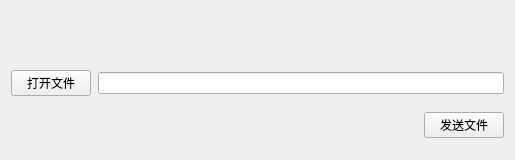
<?xml version="1.0" encoding="UTF-8"?>
<ui version="4.0">
 <class>SendFileClass</class>
 <widget class="QWidget" name="SendFileClass">
  <property name="geometry">
   <rect>
    <x>0</x>
    <y>0</y>
    <width>515</width>
    <height>160</height>
   </rect>
  </property>
  <property name="minimumSize">
   <size>
    <width>515</width>
    <height>160</height>
   </size>
  </property>
  <property name="maximumSize">
   <size>
    <width>515</width>
    <height>160</height>
   </size>
  </property>
  <property name="windowTitle">
   <string>SendFile</string>
  </property>
  <layout class="QVBoxLayout" name="verticalLayout_2">
   <property name="spacing">
    <number>0</number>
   </property>
   <property name="leftMargin">
    <number>0</number>
   </property>
   <property name="topMargin">
    <number>0</number>
   </property>
   <property name="rightMargin">
    <number>0</number>
   </property>
   <property name="bottomMargin">
    <number>0</number>
   </property>
   <item>
    <widget class="QWidget" name="titleWidget" native="true">
     <property name="sizePolicy">
      <sizepolicy hsizetype="Preferred" vsizetype="Fixed">
       <horstretch>0</horstretch>
       <verstretch>0</verstretch>
      </sizepolicy>
     </property>
     <property name="minimumSize">
      <size>
       <width>0</width>
       <height>50</height>
      </size>
     </property>
     <property name="titleskin" stdset="0">
      <bool>true</bool>
     </property>
    </widget>
   </item>
   <item>
    <widget class="QWidget" name="bodyWidget" native="true">
     <property name="bottomskin" stdset="0">
      <bool>true</bool>
     </property>
     <layout class="QVBoxLayout" name="verticalLayout">
      <property name="spacing">
       <number>7</number>
      </property>
      <property name="leftMargin">
       <number>11</number>
      </property>
      <property name="topMargin">
       <number>11</number>
      </property>
      <property name="rightMargin">
       <number>11</number>
      </property>
      <property name="bottomMargin">
       <number>11</number>
      </property>
      <item>
       <layout class="QHBoxLayout" name="horizontalLayout">
        <property name="spacing">
         <number>7</number>
        </property>
        <item>
         <widget class="QPushButton" name="openBtn">
          <property name="text">
           <string>打开文件</string>
          </property>
         </widget>
        </item>
        <item>
         <widget class="QLineEdit" name="lineEdit"/>
        </item>
       </layout>
      </item>
      <item>
       <layout class="QHBoxLayout" name="horizontalLayout_2">
        <property name="spacing">
         <number>7</number>
        </property>
        <item>
         <spacer name="horizontalSpacer">
          <property name="orientation">
           <enum>Qt::Horizontal</enum>
          </property>
          <property name="sizeHint" stdset="0">
           <size>
            <width>368</width>
            <height>20</height>
           </size>
          </property>
         </spacer>
        </item>
        <item>
         <widget class="QPushButton" name="sendBtn">
          <property name="text">
           <string>发送文件</string>
          </property>
         </widget>
        </item>
       </layout>
      </item>
     </layout>
    </widget>
   </item>
  </layout>
 </widget>
 <layoutdefault spacing="6" margin="11"/>
 <resources/>
 <connections/>
</ui>
